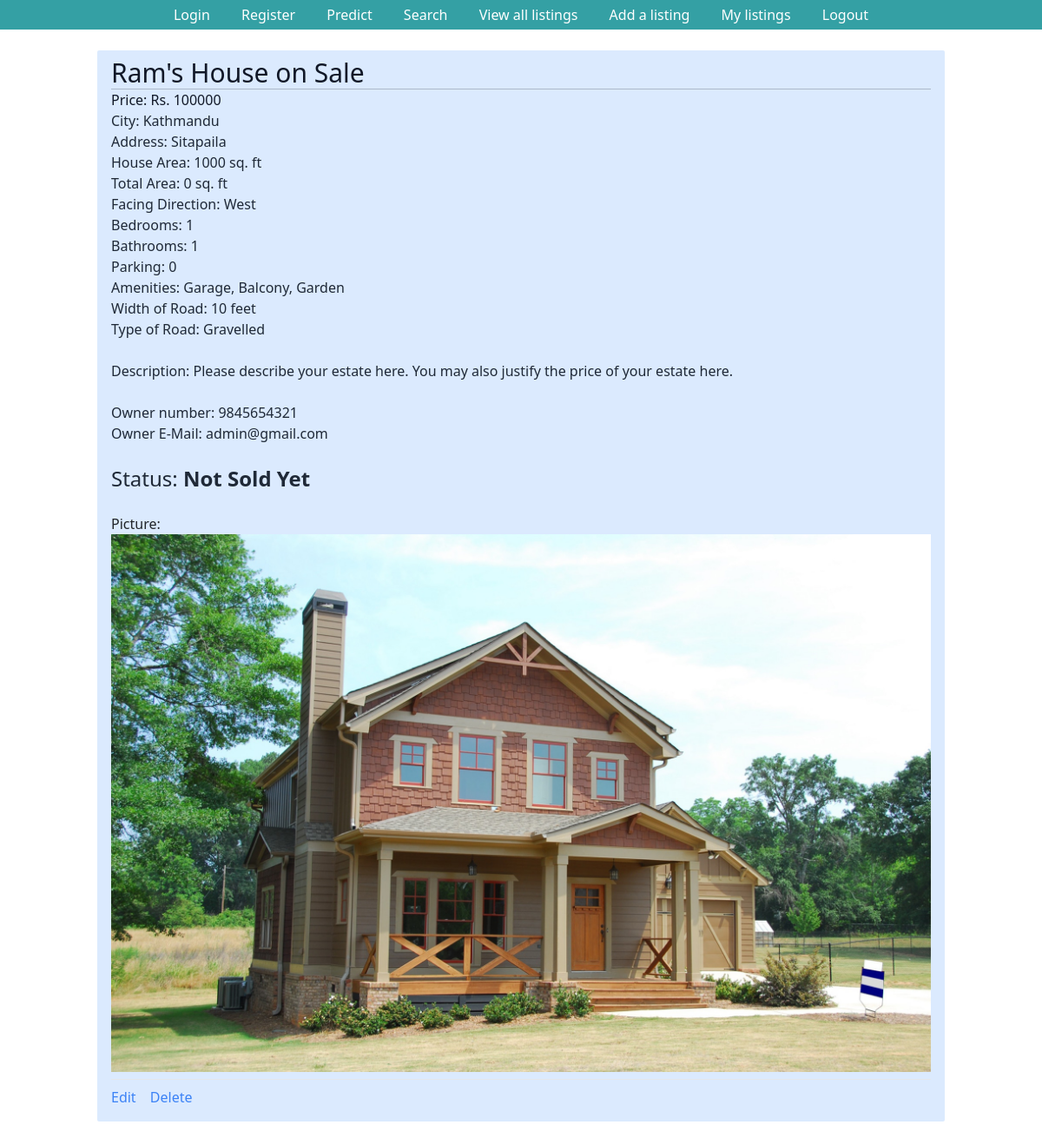
The page /listings/4/ (signed in) on the database as committed earlier.
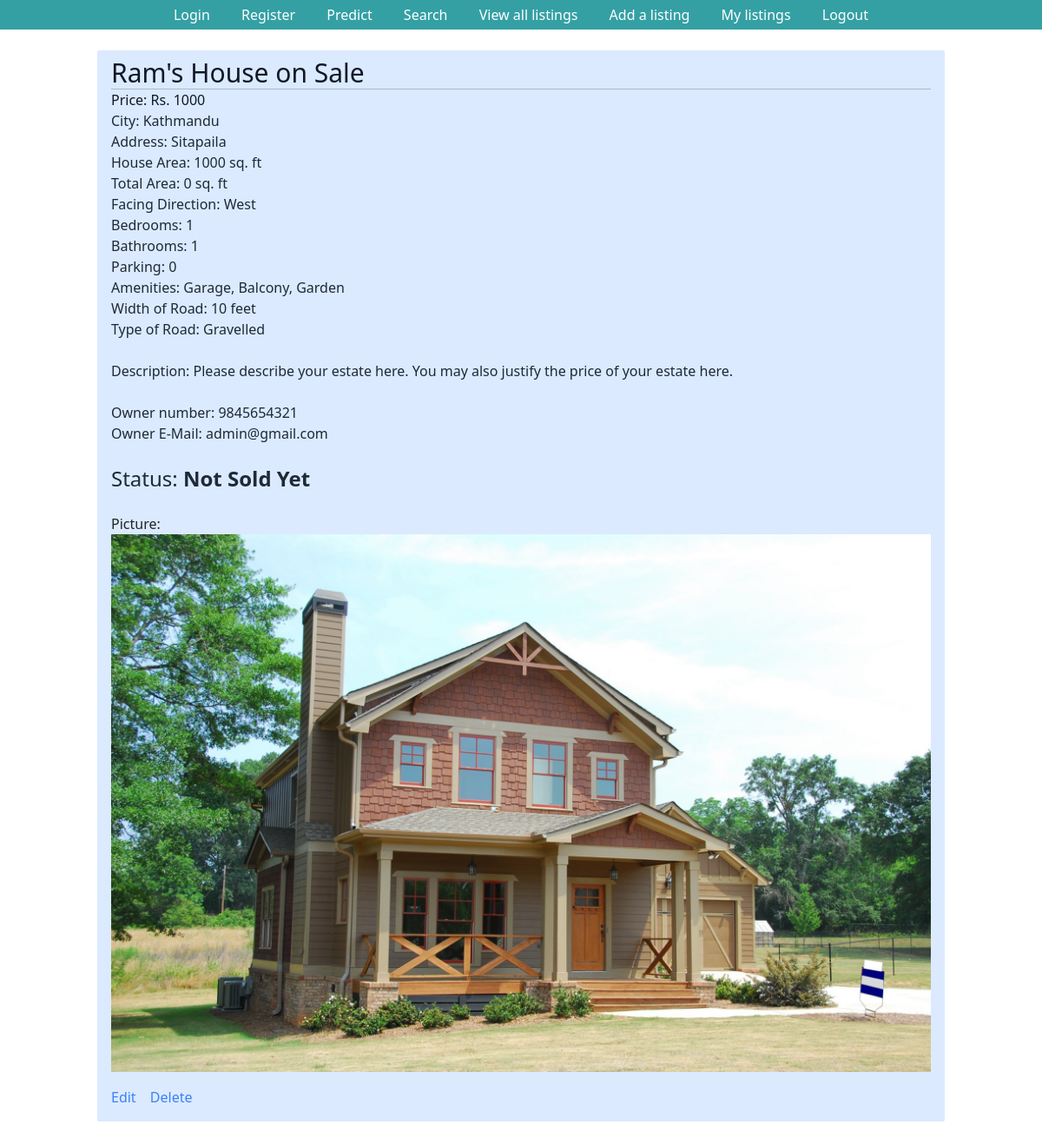
The same page on the database as committed later.
### listings/models.py (models this page shows, shortened)
class Listing(models.Model):
    Title = models.CharField(max_length=30, default='House on Sale')
    Location = models.CharField(max_length=30, default='Kalanki')
    City = models.CharField(max_length=30, default='Kathmandu')
    Price = models.IntegerField(default=9999999)
    Bedroom = models.IntegerField(default=1)
    Bathroom = models.IntegerField(default=1)
    Floors = models.IntegerField(default=1)
    Parking = models.IntegerField(default=1)
    Face = models.CharField(max_length=30, default="East")
    Area = models.IntegerField(default=100)
    Road_Width = models.IntegerField(default=0)
    Road_Type = models.CharField(max_length=30, default="Concrete")
    Build_Area = models.IntegerField(default=100)
    Amenities = models.CharField(max_length=30, default="Bathroom")
    Contact_number = models.IntegerField(default=9845654321)
    Contact_mail = models.EmailField(max_length=30, default='admin@gmail.com')
    Image = models.ImageField(max_length = 254)
    user = models.ForeignKey(User, on_delete=models.SET_NULL,null=True)
    is_sold = models.BooleanField(default=False)
    Description = models.CharField(max_length=1000, default="Please describe your estate here. You may also justify the price of your estate here.")

### listings/views.py (the view)
# urls.py: path('listings/<pk>/', listing_retrieve, name='listing_retrieve'),
@login_required
def listing_retrieve(request,pk):
    listing= Listing.objects.get(id=pk)
    context={
        "listing":listing
    }
    return render(request,"listing.html",context)

### templates/listing.html (shortened to what this page needs)
{% extends "base.html" %}
    {% block content %}
    <div class="px-3 py-2 bg-blue-100 rounded-sm">
        <h3 class="text-3xl text-gray-900">{{ listing.Title }}</h3><hr>
        <p class="text-gray-900">Price: Rs. {{listing.Price}}</p>
        <p class="text-gray-800">City: {{listing.City}}</p>
            {% if request.user.is_authenticated %}
            <p class="text-gray-800">Address: {{listing.Location}}</p>
            <p class="text-gray-800">House Area: {{listing.Area}} sq. ft</p>
            <p class="text-gray-800">Total Area: {{listing.Build_Area}} sq. ft</p>
            <p class="text-gray-800">Facing Direction: {{listing.Face}}</p>
            <p class="text-gray-800">Bedrooms: {{listing.Bedroom}}</p>
            <p class="text-gray-800">Bathrooms: {{listing.Bathroom}}</p>
            <p class="text-gray-800">Parking: {{listing.Parking}}</p>
            <p class="text-gray-800">Amenities: {{listing.Amenities}}</p>
            <p class="text-gray-800">Width of Road: {{listing.Road_Width}} feet</p>
            <p class="text-gray-800">Type of Road: {{listing.Road_Type}}</p>
            <br><p class="text-gray-800">Description: {{listing.Description}}</p><br>
            <p class="text-gray-800">Owner number: {{listing.Contact_number}}</p>
            <p class="text-gray-800">Owner E-Mail: {{listing.Contact_mail}}</p><br>
            {% endif %}
        <h1 class="text-2xl text-gray-800">Status: <strong>{{listing.is_sold|yesno:"Sold, Not Sold Yet"}}</strong></h1><br>
        <p>Picture: <br><img src="{{ listing.Image.url }}" alt=""></p>
        {% if request.user.is_staff %}
        <div class="mt-2 py-2 border-t border-gray-200">
            <a href="/listings/{{ listing.id }}/edit/" class="text-blue-500">
                Edit</a>
            <a href="/listings/{{ listing.id }}/delete/" class="ml-3 text-blue-500">
                Delete</a>
        </div>
        {% endif %}
    </div>
    {% endblock %}

Rows that differ between the two databases and show on the page:
changed Listing "Ram's House on Sale": Price "100000" → "1000"
